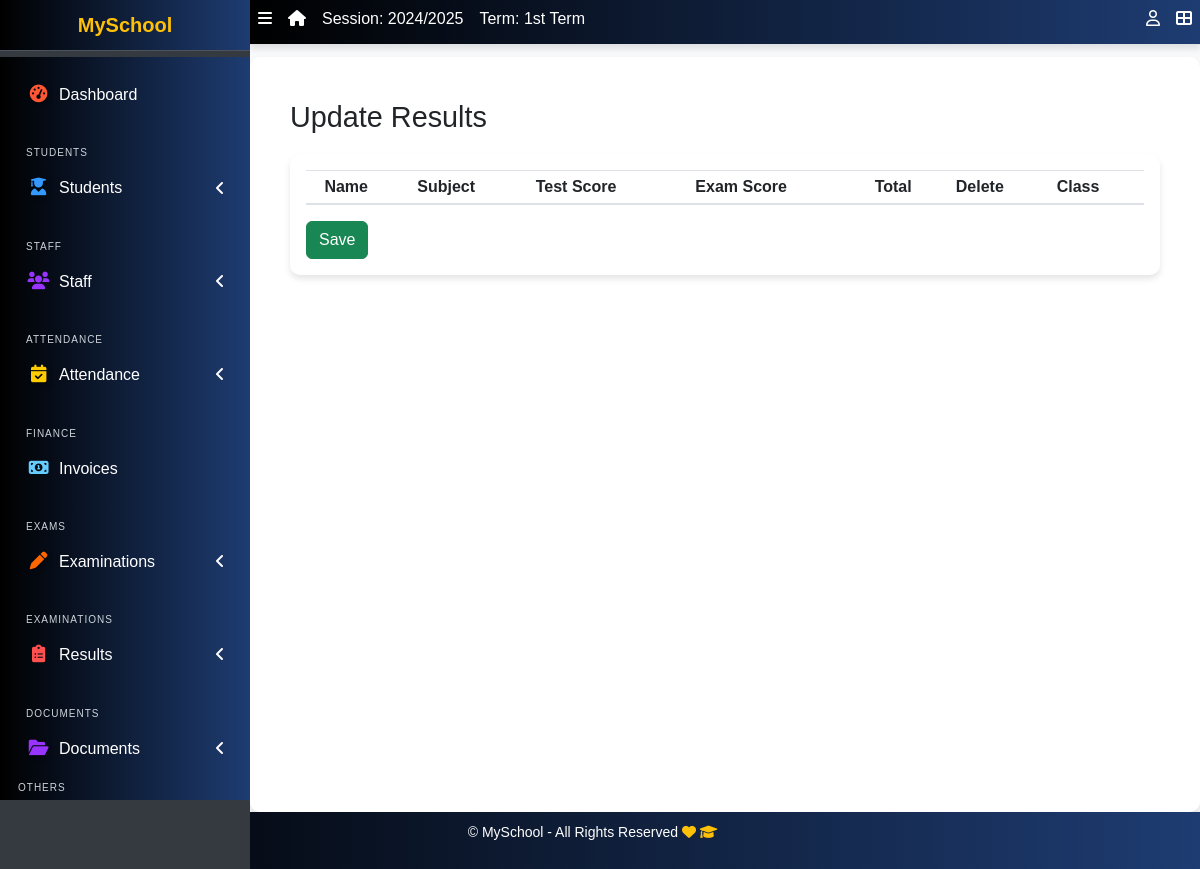
The app's page /result/edit-results/ (signed in), older data.
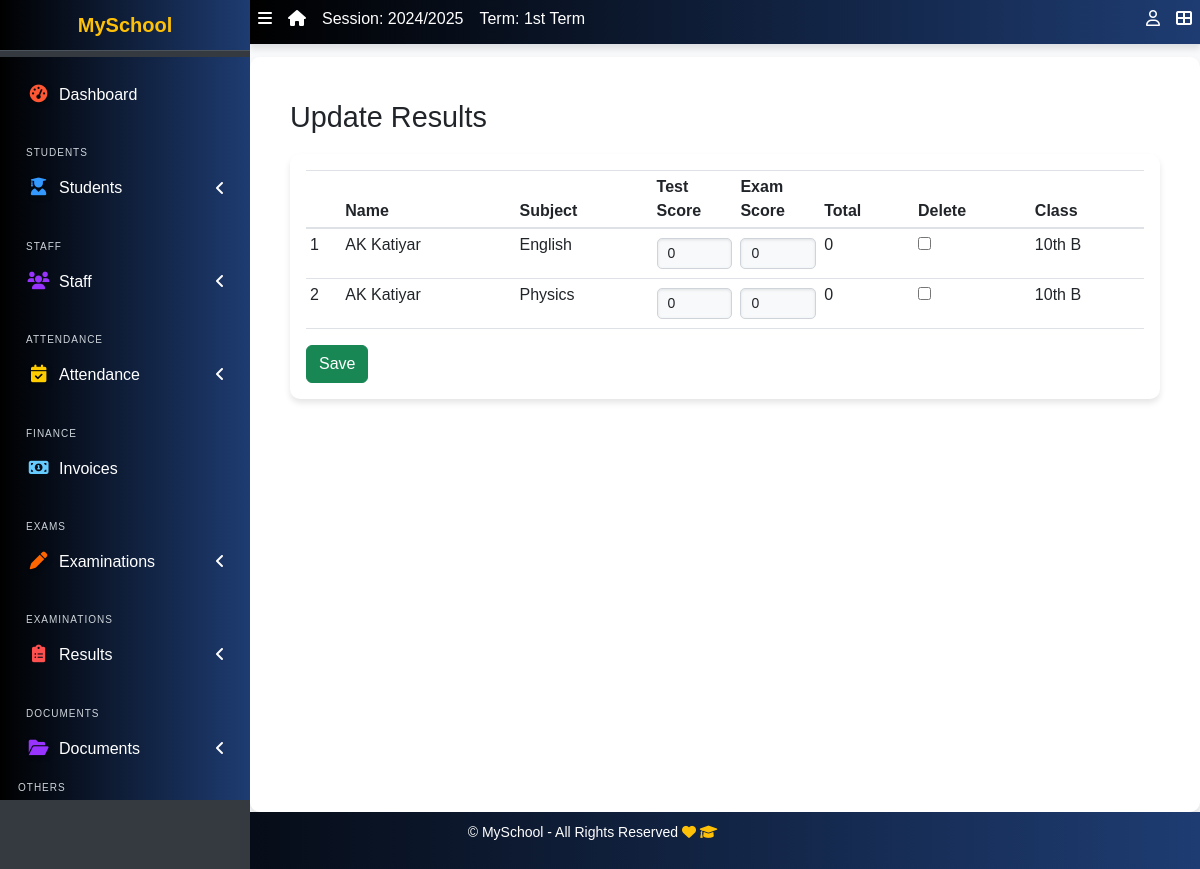
The same page, newer data.
### apps/result/models.py (models this page shows, shortened)
class Result(models.Model):
    student = models.ForeignKey(Student, on_delete=models.CASCADE)
    session = models.ForeignKey(AcademicSession, on_delete=models.CASCADE)
    term = models.ForeignKey(AcademicTerm, on_delete=models.CASCADE)
    current_class = models.ForeignKey(StudentClass, on_delete=models.CASCADE)
    subject = models.ForeignKey(Subject, on_delete=models.CASCADE)
    test_score = models.IntegerField(default=0)
    exam_score = models.IntegerField(default=0)
    class Meta:
        ordering = ["subject"]
    def total_score(self):
        return self.test_score + self.exam_score

### apps/students/models.py (models this page shows, shortened)
class Student(models.Model):
    STATUS_CHOICES = [("active", "Active"), ("inactive", "Inactive")]
    GENDER_CHOICES = [("male", "Male"), ("female", "Female")]
    category = [("N/A", "N/A"),("Gen", "Gen"), ("OBC", "OBC"), ("SC/ST", "SC/ST"), ("Other", "Other")]
    current_status = models.CharField(
        max_length=10, choices=STATUS_CHOICES, default="active"
    )
    registration_number = models.CharField(max_length=200, unique=True)
    fullname = models.CharField(max_length=200)
    gender = models.CharField(max_length=10, choices=GENDER_CHOICES, default="male")
    category = models.CharField(max_length=10, choices=category, default="N/A")
    aadhar_validator = RegexValidator(
    regex=r'^\d{12}$',
    message="Aadhaar number must be exactly 12 digits.",
    code='invalid_aadhar'
    )
    aadhar = models.CharField(validators=[aadhar_validator], max_length=12, blank=True)
    date_of_birth = models.DateField(default=timezone.now)
    current_class = models.ForeignKey(
        StudentClass, on_delete=models.SET_NULL, blank=True, null=True
    )
    date_of_admission = models.DateField(default=timezone.now)
    mobile_num_regex = RegexValidator(
        regex="^[0-9]{10,15}$", message="Entered mobile number isn't in a right format!"
    )
    mobile_number = models.CharField(
        validators=[mobile_num_regex], max_length=13, blank=True
    )
    Father_name = models.CharField(max_length=255, null=False, blank=False)
    Father_mobile_number = models.CharField( validators=[mobile_num_regex] ,max_length=15, default="0000000000")
    Father_aadhar = models.CharField(validators=[aadhar_validator], max_length=12, blank=True)
    Mother_name = models.CharField(max_length=255, null=True, blank=True)
    address = models.TextField(blank=True)
    others = models.TextField(blank=True)
    passport = models.ImageField(blank=True, upload_to="students/passports/")
    def registration_number(self):
      if self.date_of_admission:
        year_suffix = str(self.date_of_admission.year)[-2:]  # Extract last 2 digits of year
      else:
        year_suffix = "25"  # Default if date_of_admission is missing
      unique_number = str(random.randint(1000, 9999))
      return f"{year_suffix}{self.current_class}{unique_number}"
    class Meta:
        ordering = ["fullname",]
    def __str__(self):
        return f"{self.fullname} "

### apps/corecode/models.py (models this page shows)
class Subject(models.Model):
    name = models.CharField(max_length=200, unique=True)
    class Meta:
        ordering = ["name"]
    def __str__(self):
        return self.name

class StudentClass(models.Model):
    name = models.CharField(max_length=200, unique=True)
    class Meta:
        verbose_name = "Class"
        verbose_name_plural = "Classes"
        ordering = ["name"]
    def __str__(self):
        return self.name

### apps/result/views.py (the view)
# urls.py: path("edit-results/", edit_results, name="edit-results"),
@login_required
def edit_results(request):
    if request.method == "POST":
        form = EditResults(request.POST)
        if form.is_valid():
            form.save()
            messages.success(request, "Results successfully updated")
            return redirect("edit-results")
    else:
        results = Result.objects.filter(
            session=request.current_session, term=request.current_term
        )
        form = EditResults(queryset=results)
    return render(request, "result/edit_results.html", {"formset": form})

### apps/corecode/context_processors.py (called while the page is built)
def site_defaults(request):
    current_session = AcademicSession.objects.get(current=True)
    current_term = AcademicTerm.objects.get(current=True)
    vals = SiteConfig.objects.all()
    contexts = {
        "current_session": current_session.name,
        "current_term": current_term.name,
    }
    for val in vals:
        contexts[val.key] = val.value
    return contexts

### apps/result/templates/result/edit_results.html (shortened to what this page needs)
{% extends 'base.html' %}
{% load widget_tweaks %}
{% block title %}
Update Results
{% endblock title %}
{% block content %}
<form method="POST">
  <table id="studenttable" class="table table-sm">
    <thead>
      <tr>
        <th></th>
        <th>Name</th>
        <th>Subject</th>
        <th>Test Score</th>
        <th>Exam Score</th>
        <th>Total</th>
        <th>Delete</th>
        <th>Class</th>
      </tr>
    </thead>
    <tbody>
      {% for form in formset %}
        <tr>
          <td>{{forloop.counter }}</td>
          <td>{{form.instance.student }}</td>
          <td>{{form.instance.subject}}</td>
          <td style="width: 10%;">{{form.test_score | add_class:"form-control form-control-sm"}}</td>
          <td style="width: 10%;">{{form.exam_score | add_class:"form-control form-control-sm"}}</td>
          <td>{{form.instance.total_score}}</td>
          <td>{{form.DELETE}}</td>
          <td>{{form.instance.current_class}}</td>
        </tr>
      {% endfor %}
    </tbody>
  </table>
  <input type="submit" class="btn btn-success" value="Save">
  </form>
{% endblock content %}

Row changes from the older to the newer data that the page shows:
added Result: instance.student "AK Katiyar", instance.subject "English", instance.total_score "0", instance.current_class "10th B"
added Result: instance.student "AK Katiyar", instance.subject "Physics", instance.total_score "0", instance.current_class "10th B"
Text that changed along with them:
new list line: "1 0 0 ☐"
new list line: "2 0 0 ☐"
